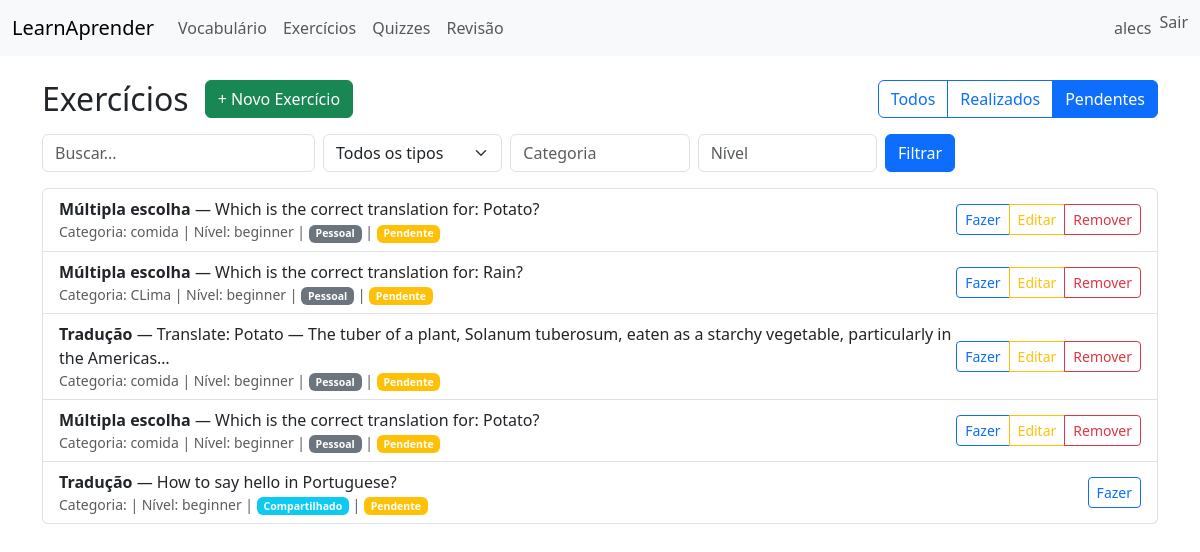
The app's page /exercises/?done=undone (signed in) with its own data.
### exercises/models.py (models this page shows, shortened)
class Exercise(models.Model):
    TYPE_CHOICES = [
        ('mcq', 'Múltipla escolha'),
        ('gap', 'Preencher lacuna'),
        ('translate', 'Tradução'),
    ]
    question = models.TextField()
    exercise_type = models.CharField(max_length=20, choices=TYPE_CHOICES)
    choices = models.JSONField(blank=True, null=True, help_text='Lista de escolhas para MCQ')
    answer = models.TextField()
    level = models.CharField(max_length=20, blank=True)
    category = models.CharField(max_length=100, blank=True)
    created_by = models.ForeignKey(User, on_delete=models.SET_NULL, null=True, blank=True)
    is_shared = models.BooleanField(default=False, help_text='Se marcado, exercício é disponível para todos os usuários')
    created_at = models.DateTimeField(auto_now_add=True)

### exercises/views.py (the view)
# urls.py: path('', views.ExerciseListView.as_view(), name='list'),
class ExerciseListView(ListView):
    model = Exercise
    template_name = 'exercises/list.html'
    paginate_by = 15
    def get_queryset(self):
        from django.db.models import Q
        qs = Exercise.objects.filter(
            Q(created_by=self.request.user) | Q(is_shared=True)
        )
        q = self.request.GET.get('q')
        level = self.request.GET.get('level')
        category = self.request.GET.get('category')
        etype = self.request.GET.get('type')
        exercise_type = self.request.GET.get('exercise_type')
        done_filter = self.request.GET.get('done')
        if q:
            qs = qs.filter(question__icontains=q) | qs.filter(answer__icontains=q)
        if level:
            qs = qs.filter(level__icontains=level)
        if category:
            qs = qs.filter(category__icontains=category)
        if etype or exercise_type:
            filter_type = etype or exercise_type
            qs = qs.filter(exercise_type=filter_type)
        if done_filter == 'done':
            exercise_ids = PerformanceRecord.objects.filter(user=self.request.user).values_list('exercise_id', flat=True).distinct()
            qs = qs.filter(id__in=exercise_ids)
        elif done_filter == 'undone':
            exercise_ids = PerformanceRecord.objects.filter(user=self.request.user).values_list('exercise_id', flat=True).distinct()
            qs = qs.exclude(id__in=exercise_ids)
        return qs.order_by('id')
    def get_context_data(self, **kwargs):
        context = super().get_context_data(**kwargs)
        user_attempts = PerformanceRecord.objects.filter(
            user=self.request.user
        ).values_list('exercise_id', flat=True).distinct()
        for exercise in context.get('object_list', []):
            exercise.is_done = exercise.id in user_attempts
        if 'page_obj' in context:
            for exercise in context['page_obj']:
                exercise.is_done = exercise.id in user_attempts
        context['done_filter'] = self.request.GET.get('done', '')
        context['exercise_type'] = self.request.GET.get('exercise_type', '')
        return context

### templates/exercises/list.html (shortened to what this page needs)
{% extends 'base.html' %}
{% block content %}
  <div class="d-flex justify-content-between align-items-center mb-3">
    <div class="d-flex align-items-center gap-3">
      <h2 class="mb-0">Exercícios</h2>
      <a class="btn btn-success" href="{% url 'exercises:create' %}">+ Novo Exercício</a>
    </div>
    <div>
      <div class="btn-group" role="group" aria-label="Filtros">
        <a class="btn {% if done_filter == '' %}btn-primary{% else %}btn-outline-primary{% endif %}" href="{% url 'exercises:list' %}?done=">Todos</a>
        <a class="btn {% if done_filter == 'done' %}btn-primary{% else %}btn-outline-primary{% endif %}" href="{% url 'exercises:list' %}?done=done">Realizados</a>
        <a class="btn {% if done_filter == 'undone' %}btn-primary{% else %}btn-outline-primary{% endif %}" href="{% url 'exercises:list' %}?done=undone">Pendentes</a>
      </div>
    </div>
  </div>
  <form method="get" class="row g-2 mb-3">
    <div class="col-md-3"><input class="form-control" name="q" placeholder="Buscar..." value="{{ request.GET.q }}"></div>
    <div class="col-md-2">
      <select name="exercise_type" class="form-select">
        <option value="">Todos os tipos</option>
      </select>
    </div>
    <div class="col-md-2"><input class="form-control" name="category" placeholder="Categoria" value="{{ request.GET.category }}"></div>
    <div class="col-md-2"><input class="form-control" name="level" placeholder="Nível" value="{{ request.GET.level }}"></div>
    <div class="col-md-1"><button class="btn btn-primary">Filtrar</button></div>
  </form>
  <ul class="list-group">
    {% for ex in page_obj %}
      <li class="list-group-item d-flex justify-content-between align-items-center">
        <div>
          <strong>{{ ex.get_exercise_type_display }}</strong> — {{ ex.question|truncatechars:120 }}
          <div class="small text-muted">
            Categoria: {{ ex.category }} | Nível: {{ ex.level }}
            {% if ex.is_shared %}
              | <span class="badge bg-info">Compartilhado</span>
            {% else %}
              | <span class="badge bg-secondary">Pessoal</span>
            {% endif %}
            {% if ex.is_done %}
              | <span class="badge bg-success">✓ Realizado</span>
            {% else %}
              | <span class="badge bg-warning">Pendente</span>
            {% endif %}
          </div>
        </div>
        <div class="btn-group btn-group-sm" role="group">
          <a class="btn btn-outline-primary" href="{% url 'exercises:take' ex.pk %}">Fazer</a>
          {% if user == ex.created_by or user.is_staff %}
            <a class="btn btn-outline-warning" href="{% url 'exercises:edit' ex.pk %}">Editar</a>
            <a class="btn btn-outline-danger" href="{% url 'exercises:delete' ex.pk %}">Remover</a>
          {% endif %}
        </div>
      </li>
    {% empty %}
      <li class="list-group-item">Nenhum exercício encontrado.</li>
    {% endfor %}
  </ul>
{% endblock %}

### templates/base.html (shortened to what this page needs)
<!doctype html>
<html lang="en">
  <head>
    <link href="https://cdn.jsdelivr.net/npm/bootstrap@5.3.2/dist/css/bootstrap.min.css" rel="stylesheet">
  </head>
  <body>
    <nav class="navbar navbar-expand-lg navbar-light bg-light">
      <div class="container-fluid">
        <a class="navbar-brand" href="/">LearnAprender</a>
        <div class="collapse navbar-collapse">
          <ul class="navbar-nav me-auto mb-2 mb-lg-0">
            <li class="nav-item"><a class="nav-link" href="/vocab/">Vocabulário</a></li>
            <li class="nav-item"><a class="nav-link" href="/exercises/">Exercícios</a></li>
            <li class="nav-item"><a class="nav-link" href="/quizzes/">Quizzes</a></li>
            <li class="nav-item"><a class="nav-link" href="/reviews/">Revisão</a></li>
          </ul>
          <ul class="navbar-nav">
            {% if user.is_authenticated %}
              <li class="nav-item"><a class="nav-link" href="{% url 'profile' %}">{{ user.username }}</a></li>
              <li class="nav-item">
                <form method="post" action="{% url 'logout' %}">{% csrf_token %}
                  <button type="submit" class="btn btn-link nav-link" style="display:inline;padding:0;border:none;background:none">Sair</button>
                </form>
              </li>
            {% else %}
              <li class="nav-item"><a class="nav-link" href="{% url 'login' %}">Entrar</a></li>
              <li class="nav-item"><a class="nav-link" href="{% url 'register' %}">Registrar</a></li>
            {% endif %}
          </ul>
        </div>
      </div>
    </nav>
    <div class="container mt-4">
      {% block content %}{% endblock %}
    </div>
  </body>
</html>

### records on screen
Exercise: exercise_type "Múltipla escolha", question "Which is the correct translation for: Potato?", category "comida", level "beginner", is_shared "Pessoal", shows "Pendente", shows "Editar"
Exercise: exercise_type "Múltipla escolha", question "Which is the correct translation for: Rain?", category "CLima", level "beginner", is_shared "Pessoal", shows "Pendente", shows "Editar"
Exercise: exercise_type "Tradução", question "Translate: Potato — The tuber of a plant, Solanum tuberosum, eaten as a starchy vegetable, particularly in the Americas…", category "comida", level "beginner", is_shared "Pessoal", shows "Pendente", shows "Editar"
Exercise: exercise_type "Múltipla escolha", question "Which is the correct translation for: Potato?", category "comida", level "beginner", is_shared "Pessoal", shows "Pendente", shows "Editar"
Exercise: exercise_type "Tradução", question "How to say hello in Portuguese?", level "beginner", is_shared "Compartilhado", shows "Pendente"

### other values on screen
{{ user.username }} "alecs"
